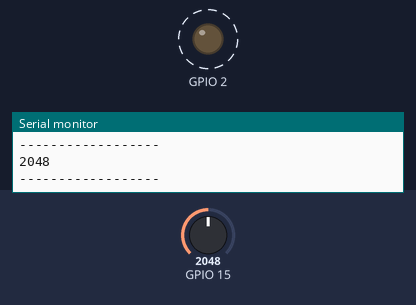
Bench run of a sketch on a simulated ESP32. On the bench: output pins drawn as LEDs (lit = HIGH), the last lines printed to the serial monitor. Dashed ring = blinking. The inputs (shaded band) are chosen by the test bench; at power-on: GPIO 15 = 2048.

Above: at 1.2 s.
1.3 s: GPIO 15 set to 17
3.5 s: GPIO 15 set to 13
At 4.6 s:
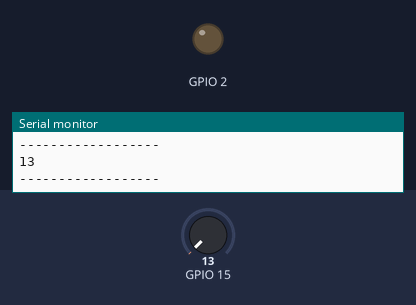
Timing chart, 0 to 6.5 s (numbered marks = the images above; inputs shaded):
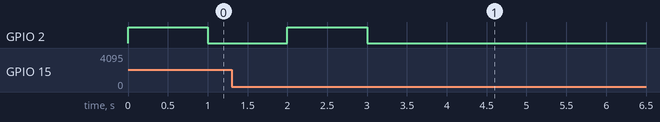

Measured:
- the behaviour switches between 16 and 15 on GPIO 15 (found by bisection; images 0 and 1)
- after the input at 3.5 s, GPIO 2: stops changing and stays LOW

The sketch:

Sound_Sensor.ino
```cpp
void setup()
{

pinMode(2, OUTPUT);
Serial.begin(9600);

}


void loop()
{
  if(analogRead(15)>15){
    if(digitalRead(2))
      digitalWrite(2,LOW);
    else if(!digitalRead(2))
      digitalWrite(2,HIGH);
  }
  Serial.println(analogRead(15));
  Serial.println("------------------");
  delay(1000);

}
```
